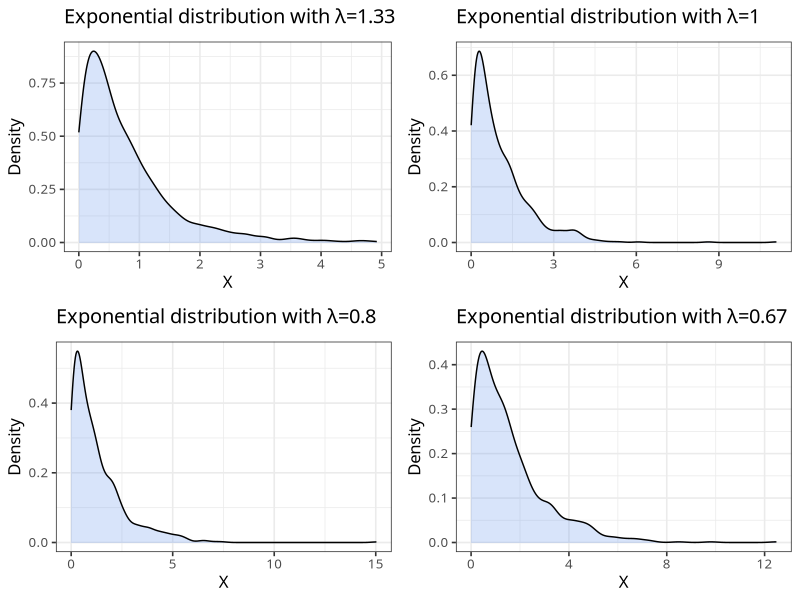

Reproduce this figure in R.
library(ggplot2)
library(gridExtra)

set.seed(13031)

ex1 <- data.frame(val = rexp(1000, 1.33))
ex1Plot <-  ggplot(ex1, aes(x=val)) + 
  geom_density(col = "black", fill = "cornflowerblue", alpha = .25) +
  ggtitle(expression(paste("Exponential distribution with ", lambda, "=1.33"))) +
  labs(x = "X", y = "Density") +
  theme_bw(base_family = "Avenir", base_size = 12)

ex2 <- data.frame(val = rexp(1000, 1))
ex2Plot <-  ggplot(ex2, aes(x=val)) + 
  geom_density(col = "black", fill = "cornflowerblue", alpha = .25) +
  ggtitle(expression(paste("Exponential distribution with ", lambda, "=1"))) +
  labs(x = "X", y = "Density") +
  theme_bw(base_family = "Avenir", base_size = 12)

ex3 <- data.frame(val = rexp(1000, .8))
ex3Plot <-  ggplot(ex3, aes(x=val)) + 
  geom_density(col = "black", fill = "cornflowerblue", alpha = .25) +
  ggtitle(expression(paste("Exponential distribution with ", lambda, "=0.8"))) +
  labs(x = "X", y = "Density") +
  theme_bw(base_family = "Avenir", base_size = 12)

ex4 <- data.frame(val = rexp(1000, .67))
ex4Plot <-  ggplot(ex4, aes(x=val)) + 
  geom_density(col = "black", fill = "cornflowerblue", alpha = .25) +
  ggtitle(expression(paste("Exponential distribution with ", lambda, "=0.67"))) +
  labs(x = "X", y = "Density") +
  theme_bw(base_family = "Avenir", base_size = 12)

grid.arrange(ex1Plot, ex2Plot, ex3Plot, ex4Plot)

